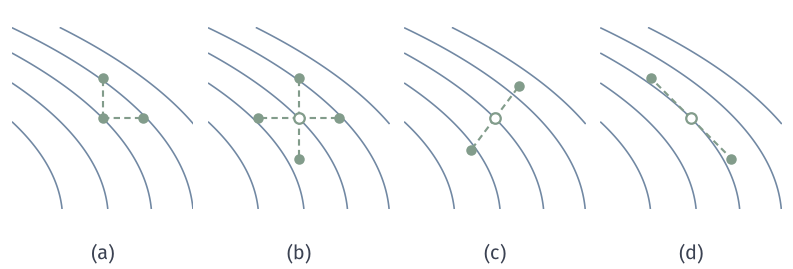

Recreate this plot in Python.
from pathlib import Path
import sys
ROOT = next(p for p in Path(__file__).resolve().parents if (p/'build.sh').is_file() and (p/'tex/book.tex').is_file())
sys.path.insert(0, str(ROOT/'figures/00-shared/mathematical-preliminaries-upper/00-shared/comprehension-figures'))
from support import figure, save, BLUE, GREEN, YELLOW, RED, PURPLE, INK, MUTED, GRID, BLUE_FILL, GREEN_FILL, YELLOW_FILL, RED_FILL, PURPLE_FILL
import numpy as np
HERE = Path(__file__).resolve().parent
STROKE = '#4C4D4F'
def panels(w,h,n,left=.07,right=.99,top=.97,bottom=.22,wspace=.25,rows=1,**k):
    fig=figure(width_mm=w,height_mm=h)[0]; fig.clf(); fig.set_layout_engine(None)
    A=[fig.add_subplot(rows,n,i+1,**k) for i in range(n*rows)]
    fig.subplots_adjust(left=left,right=right,top=top,bottom=bottom,wspace=wspace)
    return fig,A
def tag(fig,ax,s,y):
    p=ax.get_position(); fig.text((p.x0+p.x1)/2,y,s,ha='center',va='bottom')
H2=np.array([1.,9.]); X0=np.array([9.,1.])
def f2(x): return .5*(H2*np.asarray(x,float)**2).sum(-1)
def g2(x): return H2*np.asarray(x,float)
def sphere(rng,k,n=2):
    u=rng.standard_normal((k,n)); return u/np.linalg.norm(u,axis=1,keepdims=True)
# 四种差分的查询点，贯穿例 f=(x1^2+9x2^2)/2 在 (9,1) 附近；为便于观察取 h=0.4。
fig,A=panels(112,38,4,left=.015,right=.985,top=.98,bottom=.14,wspace=.08)
x=X0; h=.4
X,Y=np.meshgrid(np.linspace(8.1,9.9,300),np.linspace(.1,1.9,300))
def pts(a,P,cen):
    for p in P:
        a.plot([x[0],p[0]],[x[1],p[1]],color=GREEN,lw=.85,ls=(0,(3,2)),zorder=3)
        a.plot([p[0]],[p[1]],'o',color=GREEN,ms=4.2,mew=0,zorder=5)
    if cen: a.plot([x[0]],[x[1]],'o',color=GREEN,ms=4.2,mew=0,zorder=5)
    else: a.plot([x[0]],[x[1]],'o',mfc='white',mec=GREEN,ms=4.2,mew=.9,zorder=5)
e1=np.array([1.,0]);e2=np.array([0,1.]);u=np.array([.6,.8]);d=np.array([1.,-1.])
S=[([x+h*e1,x+h*e2],True),([x+h*e1,x-h*e1,x+h*e2,x-h*e2],False),([x+h*u,x-h*u],False),([x+h*d,x-h*d],False)]
for a,(P,c),t in zip(A,S,'abcd'):
    a.contour(X,Y,.5*(X**2+9*Y**2),levels=[37,41,45,49,53],colors=[BLUE],linewidths=.65); pts(a,P,c)
    a.set_xlim(8.1,9.9); a.set_ylim(.1,1.9); a.set_aspect('equal'); a.set_xticks([]); a.set_yticks([])
    for s in a.spines.values(): s.set_visible(False)
    tag(fig,a,f'({t})',.02)
save(fig,HERE,'figure',{'x':[9,1],'h':h,'u':[.6,.8],'Delta':[1,-1]})
